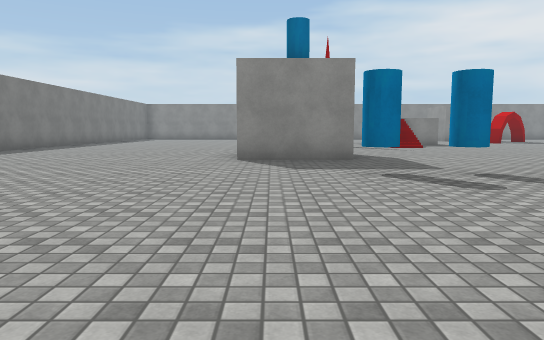
[1] (above)

19 first-person views from a walk through a scene from a Unity 3-D project. The camera is 1.2 m above the floor, tilts 6° down and sees 70° across. The floor is counted in squares, 2 m on a side. Each view is taken from the middle of a square. On the plan, view 1 faces up. The plan holds only what a view shows up to about 11 squares ahead; the rest is blank. The player character is not drawn. Surface patterns are stand-ins for the level's own textures.

[2]
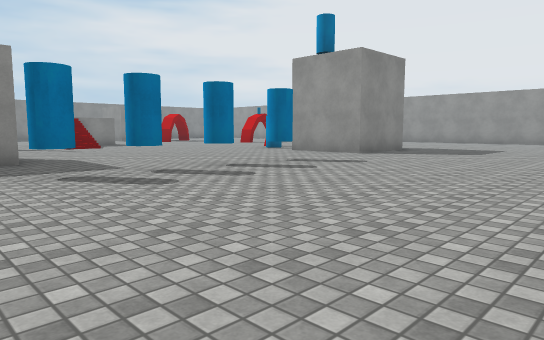

[3]
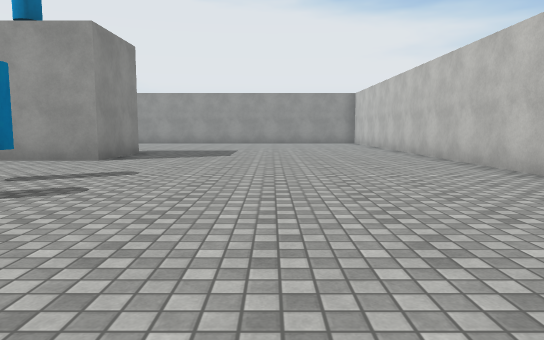

[4]
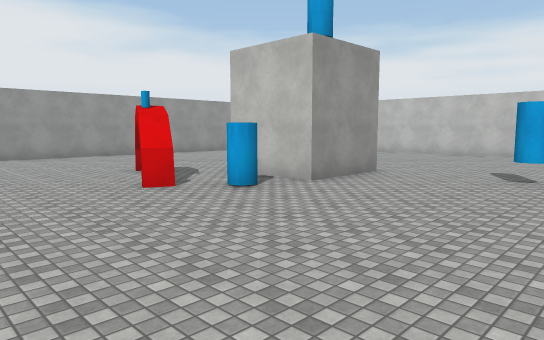

[5]
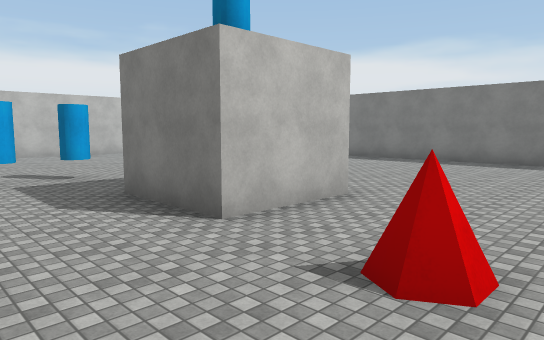

[6]
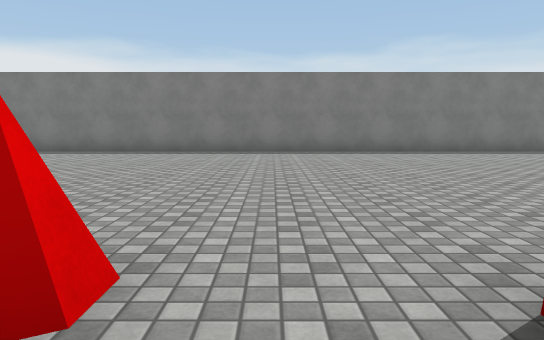

[7]
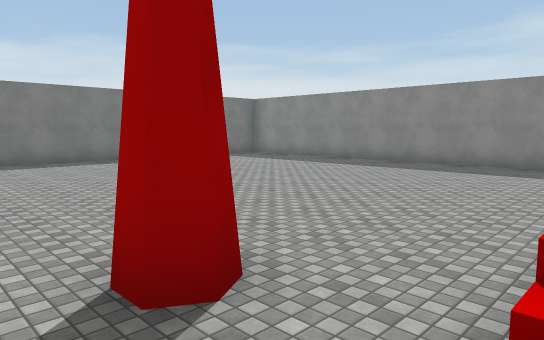

[8]
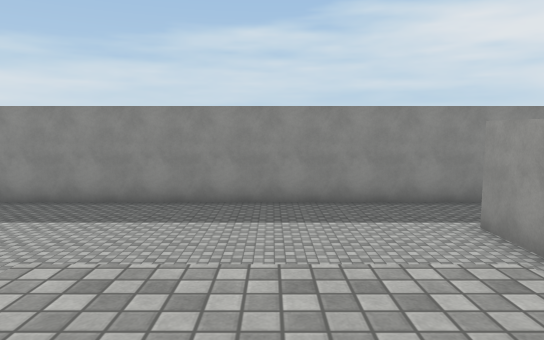

[9]
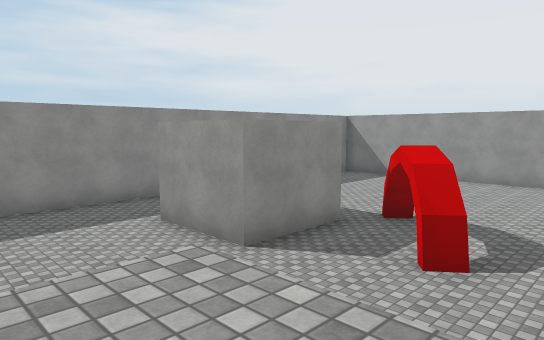

[10]
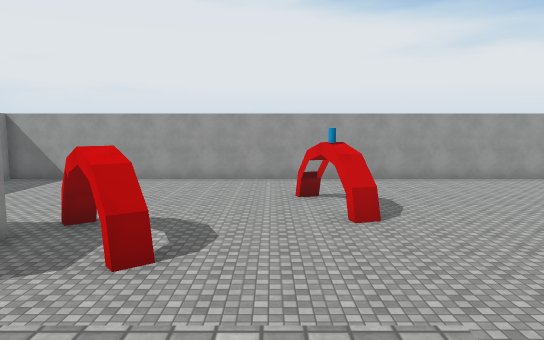

[11]
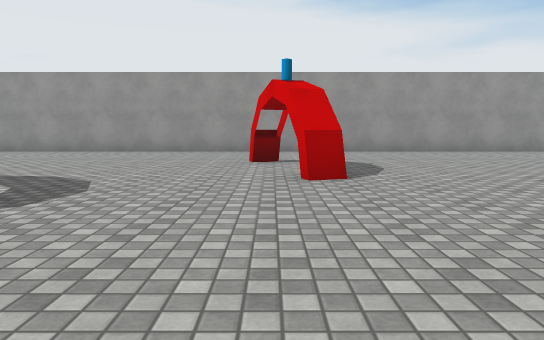

[12]
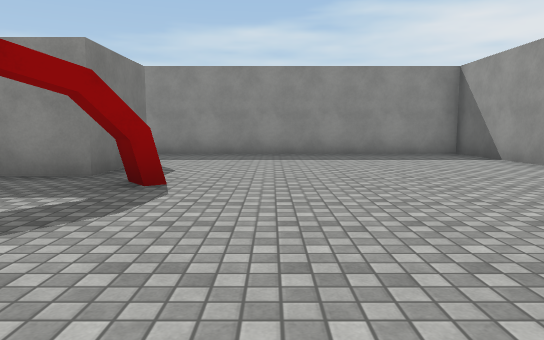

[13]
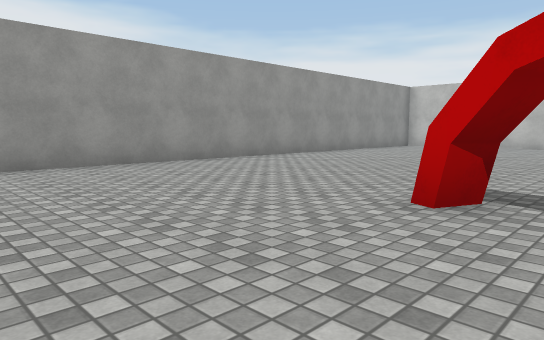

[14]
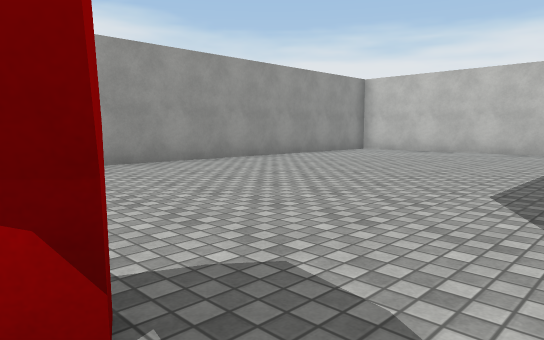

[15]
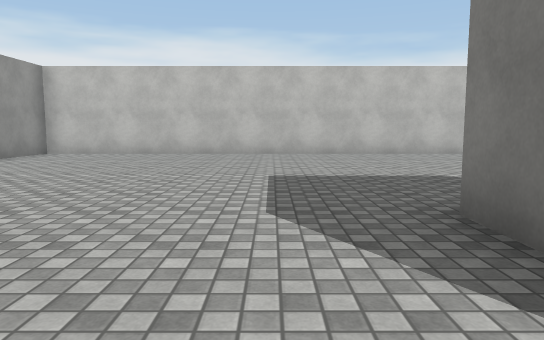

[16]
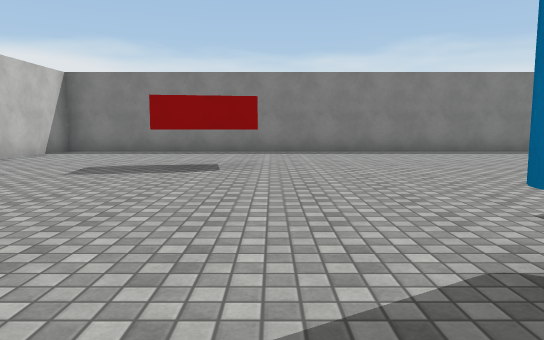

[17]
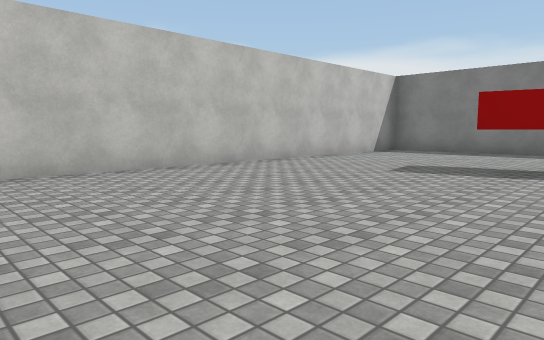

[18]
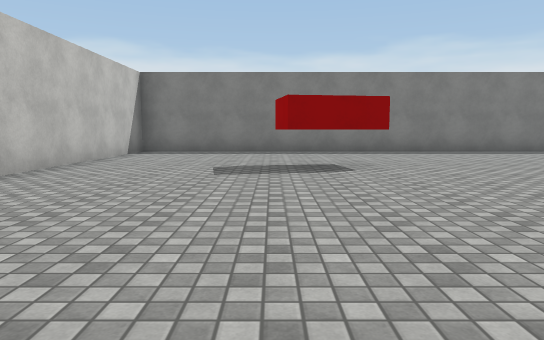

[19]
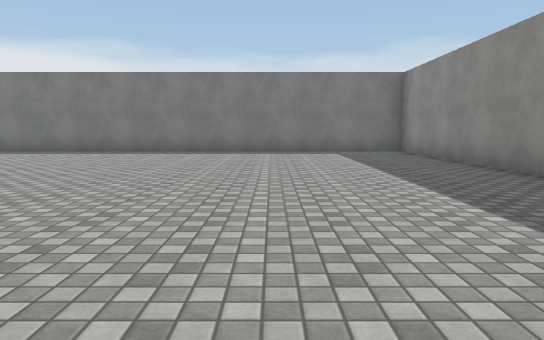

### Floor plan
Key: @ floor where view 1 was taken; # wall or solid block; . main floor; : floor 2 m higher than the main floor; / step, stairs or slope; C cylinder; O other object.
Columns run from 8 left of view 1 to 18 right of it. Each row starts with its distance up from view 1.
 24 ###########################
 23 #.........................#
 22 #.........................#
 21 #................##.......#
 20 #................##.......#
 19 #...........  ...##.......#
 18 #...........    ...#......#
 17 #.............. ..#.......#
 16 #.........../:/ ..........#
 15 #.........../:/ ..........#
 14 #.........#./ ........#...#
 13 #.........../ ......#.....#
 12 #.........O. .............#
 11 #.........................#
 10 #.......##........#.......#
  9 #.......##.......C..#.....#
  8 #.......##................#
  7 #................##.......#
  6 #................##.......#
  5 #........C.CCC............#
  4 #.........................#
  3 #....#....................#
  2 #.........................#
  1 #.........................#
  0 #.......@.................#
 -1 #..........  .............#
 -2 ###########   #############

Where each view was taken, in squares from view 1:
view 1: 0 up, 0 right, facing up
view 2: 0 up, 0 right, facing up-right
view 3: 2 up, 1 right, facing right
view 4: 13 up, 4 right, facing down-right
view 5: 13 up, 4 right, facing down-left
view 6: 13 up, 3 right, facing left
view 7: 13 up, 4 right, facing up-left
view 8: 15 up, 5 right, facing up
view 9: 15 up, 5 right, facing up-right
view 10: 15 up, 5 right, facing right
view 11: 14 up, 7 right, facing right
view 12: 14 up, 13 right, facing up
view 13: 12 up, 11 right, facing down-right
view 14: 9 up, 11 right, facing down-right
view 15: 8 up, 12 right, facing down
view 16: 4 up, 3 right, facing left
view 17: 4 up, 3 right, facing down-left
view 18: 2 up, 3 right, facing left
view 19: 20 up, 3 right, facing left
